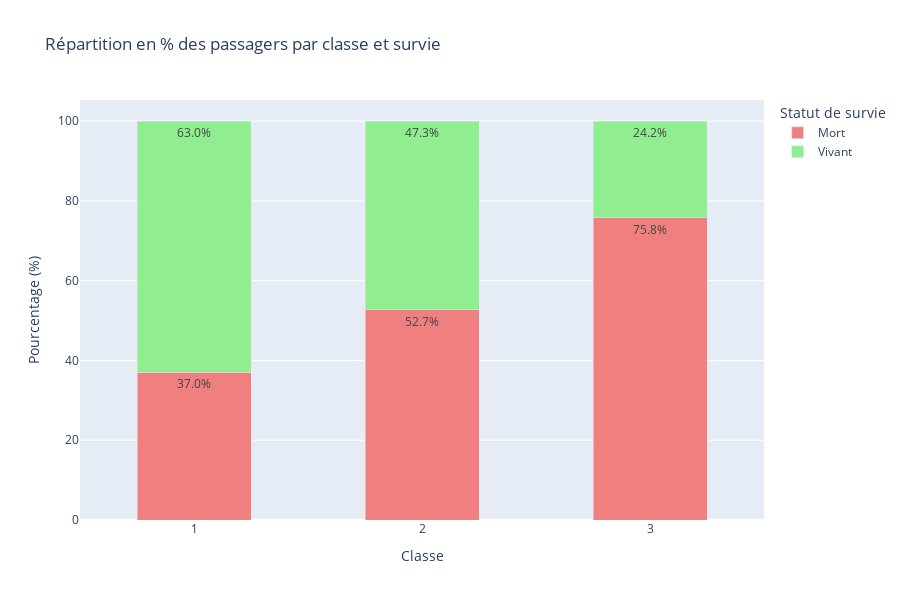

Notebook cell for this chart:
### Code cell
# Répartition en pourcentage des passagers par classe et survie
# Préparation des données groupées
grouped = (
    df_train
    .groupby(['Pclass', 'Survived'])
    .size()
    .reset_index(name='Count')
)

# Calcul du pourcentage par classe
grouped['Total'] = grouped.groupby('Pclass')['Count'].transform('sum')
grouped['Pourcentage'] = 100 * grouped['Count'] / grouped['Total']

# Création des labels
grouped['Survived_label'] = grouped['Survived'].map({0: 'Mort', 1: 'Vivant'})
grouped['Pclass'] = grouped['Pclass'].astype(str)

# Création du graphique
fig_survie_par_classe = px.bar(
    grouped,
    x='Pclass',
    y='Pourcentage',
    color='Survived_label',
    text=grouped['Pourcentage'].round(1).astype(str) + '%',
    color_discrete_map={'Mort': 'lightcoral','Vivant': 'lightgreen'},
    barmode='stack',
    labels={
        'Pclass': 'Classe',
        'Pourcentage': 'Pourcentage (%)',
        'Survived_label': 'Statut de survie'
    },
    title='Répartition en % des passagers par classe et survie'
)

fig_survie_par_classe.update_layout(
    yaxis_title='Pourcentage (%)',
    xaxis_title='Classe',
    height=600,
    bargap=0.5
)

fig_survie_par_classe.show()

### Figure 1 — Plotly figure (JSON) as saved in the notebook; plotly's stock layout.template omitted (floating-point values rounded to 4 significant figures)
{"data": [{"hovertemplate": "Statut de survie=Mort<br>Classe=%{x}<br>Pourcentage (%)=%{y}<br>text=%{text}<extra></extra>", "legendgroup": "Mort", "marker": {"color": "lightcoral", "pattern": {"shape": ""}}, "name": "Mort", "orientation": "v", "showlegend": true, "text": ["37.0%", "52.7%", "75.8%"], "textposition": "auto", "type": "bar", "x": ["1", "2", "3"], "xaxis": "x", "y": [37.04, 52.72, 75.76], "yaxis": "y"}, {"hovertemplate": "Statut de survie=Vivant<br>Classe=%{x}<br>Pourcentage (%)=%{y}<br>text=%{text}<extra></extra>", "legendgroup": "Vivant", "marker": {"color": "lightgreen", "pattern": {"shape": ""}}, "name": "Vivant", "orientation": "v", "showlegend": true, "text": ["63.0%", "47.3%", "24.2%"], "textposition": "auto", "type": "bar", "x": ["1", "2", "3"], "xaxis": "x", "y": [62.96, 47.28, 24.24], "yaxis": "y"}], "layout": {"bargap": 0.5, "barmode": "stack", "height": 600, "legend": {"title": {"text": "Statut de survie"}, "tracegroupgap": 0}, "title": {"text": "Répartition en % des passagers par classe et survie"}, "xaxis": {"anchor": "y", "domain": [0, 1], "title": {"text": "Classe"}}, "yaxis": {"anchor": "x", "domain": [0, 1], "title": {"text": "Pourcentage (%)"}}}}
